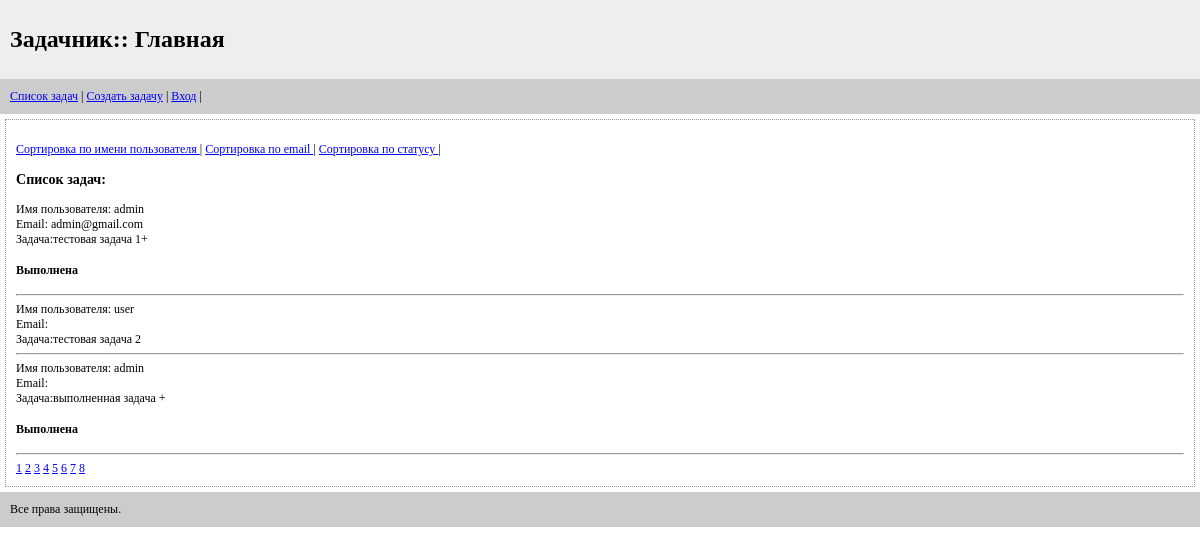
The page / on the database its author committed.
### tables this page shows
CREATE TABLE IF NOT EXISTS `tasks` (
  `id` int(11) NOT NULL AUTO_INCREMENT,
  `description` text,
  `id_user` int(11) DEFAULT NULL,
  `id_status` tinyint(4) DEFAULT NULL,
  `email` varchar(50) DEFAULT NULL,
  PRIMARY KEY (`id`)
);

CREATE TABLE IF NOT EXISTS `users` (
  `id` int(11) NOT NULL AUTO_INCREMENT,
  `login` varchar(50) NOT NULL,
  `password` varchar(255) NOT NULL,
  `name` varchar(50) DEFAULT NULL,
  PRIMARY KEY (`id`),
  UNIQUE KEY `login` (`login`)
);

### controllers/Controller.php (called while the page is built, shortened)
<?php
abstract class Controller
{
    protected function Template($fileName, $vars = array())
    {
        include "$fileName";
        return ob_get_clean();
    }
}

### controllers/C_Page.php (called while the page is built, shortened)
<?php
include_once('models/m_tasks.php');
include_once('C_Base.php');
class C_Page extends C_Base
{
	public function action_index(){
        $order = 'ASC';
        $order_value = '';
        $tasksCount = getTasksCount();
        $results_per_page = 3;
        $count_pages = (intdiv($tasksCount, $results_per_page));
        $count_pages_total = ($tasksCount % $results_per_page ? $count_pages + 1 : $count_pages);
        if (!isset($_GET['page'])){
            $page = 1;
        }else{
            $page = $_GET['page'];
        }
        $statusData = getStatusData();
	    $usersData = getUsersData();
        $tasks = getTasks($results_per_page, $order );
		$this->content = $this->Template('views/v_index.php', array(
		    'page' => $page,
            'results_per_page' => $results_per_page,
		    'tasksCount' => $tasksCount,
		    'count_pages' => $count_pages_total,
            'statusData' => $statusData,
            'usersData' => $usersData,
		    'tasks' => $tasks,
            "$order_value" => $$order_value,
            'order' => $order,
            ));
	}
}

### index.php (called while the page is built, shortened)
<?php
include_once('controllers/C_Page.php');
$action = 'action_';
$action .= (isset($_GET['act'])) ? $_GET['act'] : 'index';
$controller = new C_page();
$controller->$action();
$controller->render();

### models/m_tasks.php (called while the page is built, shortened)
<?php
require_once('db.php');
function getTasks($results_per_page, $order){
    $first_result = 0;
    $sort_sql = 'tasks.id';
    try {
        $q = "SELECT tasks.id, users.`name`, tasks.email, description, id_status, status_name
            FROM tasks
            LEFT JOIN users ON tasks.id_user = users.id
			LEFT JOIN `status` ON tasks.id_status = `status`.id
            ORDER BY " . $sort_sql . " " . $order . "
            LIMIT " . $first_result . "," . $results_per_page;;
        $sql = SQL::getInstance()->Select($q);
    } catch (PDOException $e) {
        die("Error: " . $e->getMessage());
    }
    return $sql;
}
function getTasksCount(){
        try {
            $q = "SELECT COUNT(*) FROM tasks";
            $sql = SQL::getInstance()->Select($q);
        } catch (PDOException $e) {
            die("Error: " . $e->getMessage());
        }
        return $sql['0']['0'];
}

### models/db.php (called while the page is built, shortened)
<?php
class SQL{
    protected static $_instance;
    protected $db;
    private function __construct(){
        $this->connect_str = $connect_str = DB_DRIVER . ':host='. DB_HOST . ';dbname=' . DB_NAME;
        $this->db = new PDO($connect_str,DB_USER,DB_PASS);
        $this->db->exec("SET names UTF-8");
        }
    public static function getInstance(){
        if(empty(self::$_instance)){
            self::$_instance = new SQL;
        }
        return self::$_instance;
    }
    public function Select($query){
        $q = $this->db->prepare($query);
        $q->execute();
        return $q->fetchAll();
    }
}

### views/v_index.php (the view, shortened to what this page needs)
<p> <a href="?sort=user_name">Сортировка по имени пользователя <?=$user_name?> </a> |
    <a href="?sort=email">Сортировка по email <?=$email?> </a> |
    <a href="?sort=status">Сортировка по статусу <?=$status?> </a> |
</p>
<h3>Список задач:</h3>
<?
foreach($tasks as $task){
        echo 'Имя пользователя: ' . $task['name'] ?><br/><?
        echo 'Email: ' . $task['email'] ?><br/><?
        echo 'Задача:' . $task['description'] ?><br/><?
        if ($task['id_status'] == 1){
            ?>
            <h4>Выполнена</h4>
            <?
        }
        ?>
    <hr/>
    <?;
}
for ($page=1;$page<=$count_pages;$page++){
    echo '<a href="index.php?page=' . $page .
        '&first_result=' . ($page-1)*$results_per_page .
        '&result_per_page=' . $results_per_page .
        '&order='. $order .
        '">' . $page . '</a> ';
}
?>

### views/v_main.php (shortened to what this page needs)
<!DOCTYPE html PUBLIC "-//W3C//DTD HTML 4.01 Transitional//EN">
<html>
<head>
	<link rel="stylesheet" type="text/css" media="screen" href="css/style.css" />
</head>
<body>
	<div id="header">
		<h1><?=$title?></h1>
	</div>
	<div id="menu">
		<a href="index.php?unsetId=unsetId">Список задач</a> |
        <a href="index.php?c=page&act=create">Создать задачу</a> |
        <a href="index.php?c=page&act=auth"><?=$login?></a> |
	</div>
	<div id="content">
		<?=$content?>
	</div>
	<div id="footer">
		Все права защищены.
	</div>
</body>
</html>

### controllers/C_Base.php (shortened to what this page needs)
<?php
include_once('Controller.php');
abstract class C_Base extends Controller
{
	protected $title;
	protected $content;
    protected $login;
    protected $logout;
	function __construct()
	{
        $this->title = 'Задачник';
        $this->login = 'Вход';
        $this->logout = '';
        $this->content = '';
	}
	public function render()
	{
		$vars = array(
		    'title' => $this->title,
            'login' => $this->login,
            'logout' => $this->logout,
            'content' => $this->content,
        );
		$page = $this->Template('views/v_main.php', $vars);
		echo $page;
	}
}

### css/style.css (style rules this page uses)
body { font-family: Georgia; font-size: 12px; margin: 0; }
a { color: #00f; }
#header { padding: 10px; background: #eee; }
#menu { padding: 10px; background: #ccc; }
#content { margin: 5px; padding: 10px; border: 1px dotted #999; }
#footer { padding: 10px; background: #ccc; }

### rows shown on the page
tasks: id_user.name "admin", email "admin@gmail.com", description "тестовая задача 1+", shows "Выполнена"
tasks: id_user.name "user", description "тестовая задача 2"
tasks: id_user.name "admin", description "выполненная задача +", shows "Выполнена"

### other values the page prints
$title "Задачник:: Главная"
$login "Вход"
